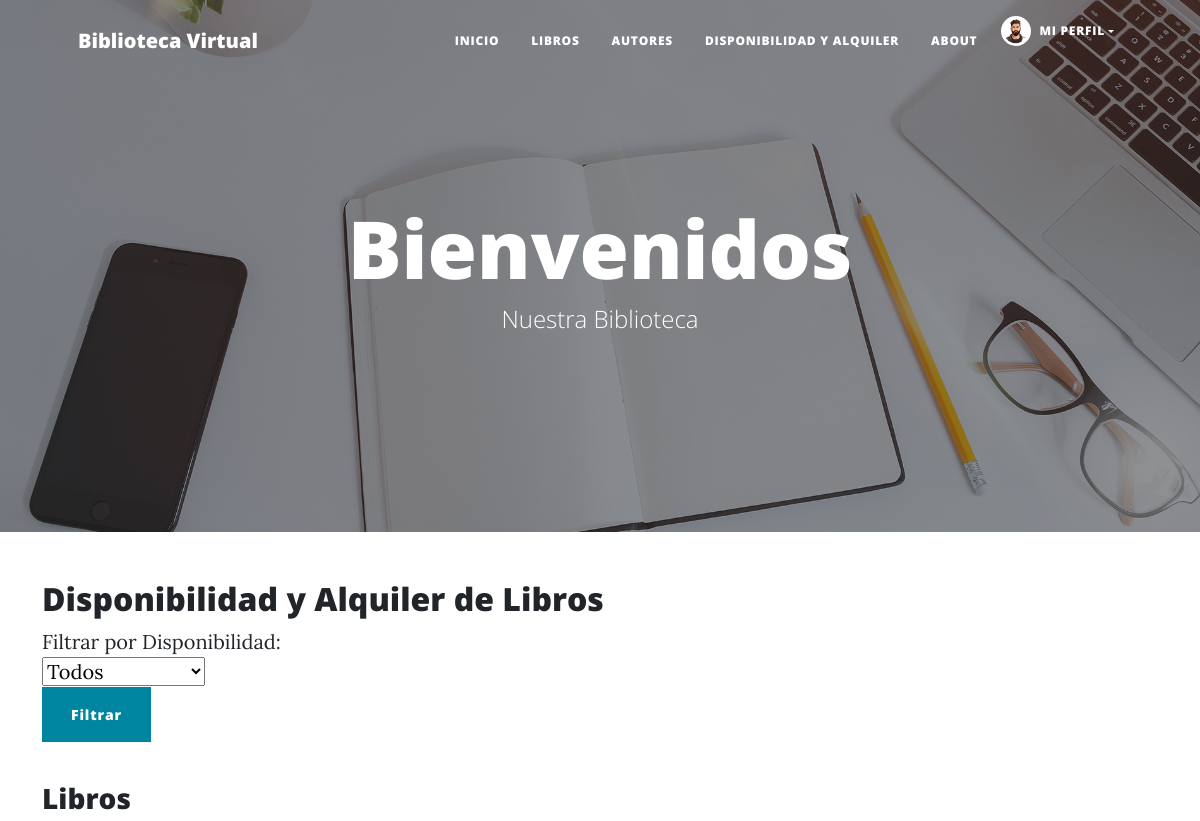
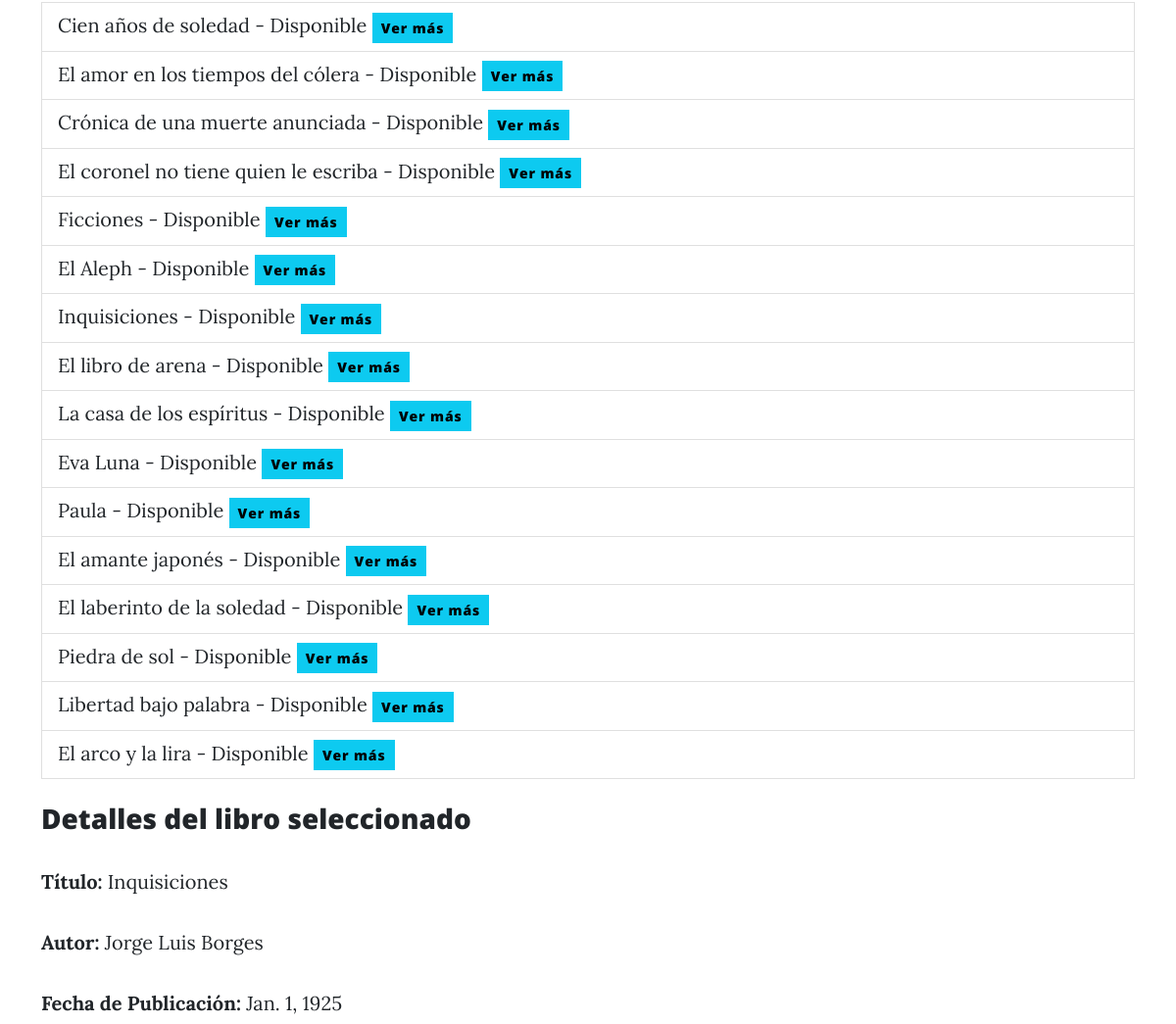
Page /disponibilidad_y_alquiler/?libro_id=7&disponibilidad= (signed in, upper part) on the earlier database version (2 pictures, top to bottom).
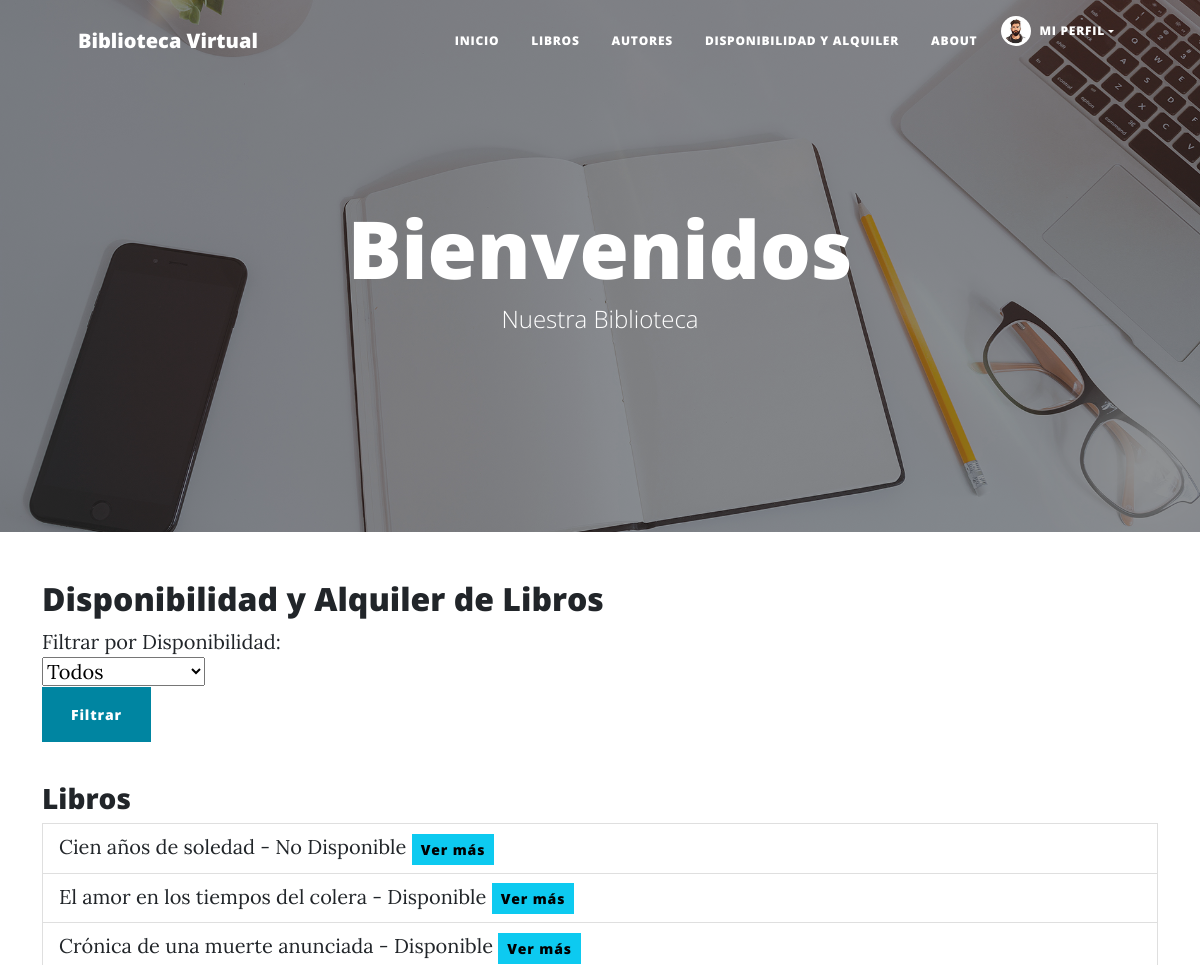
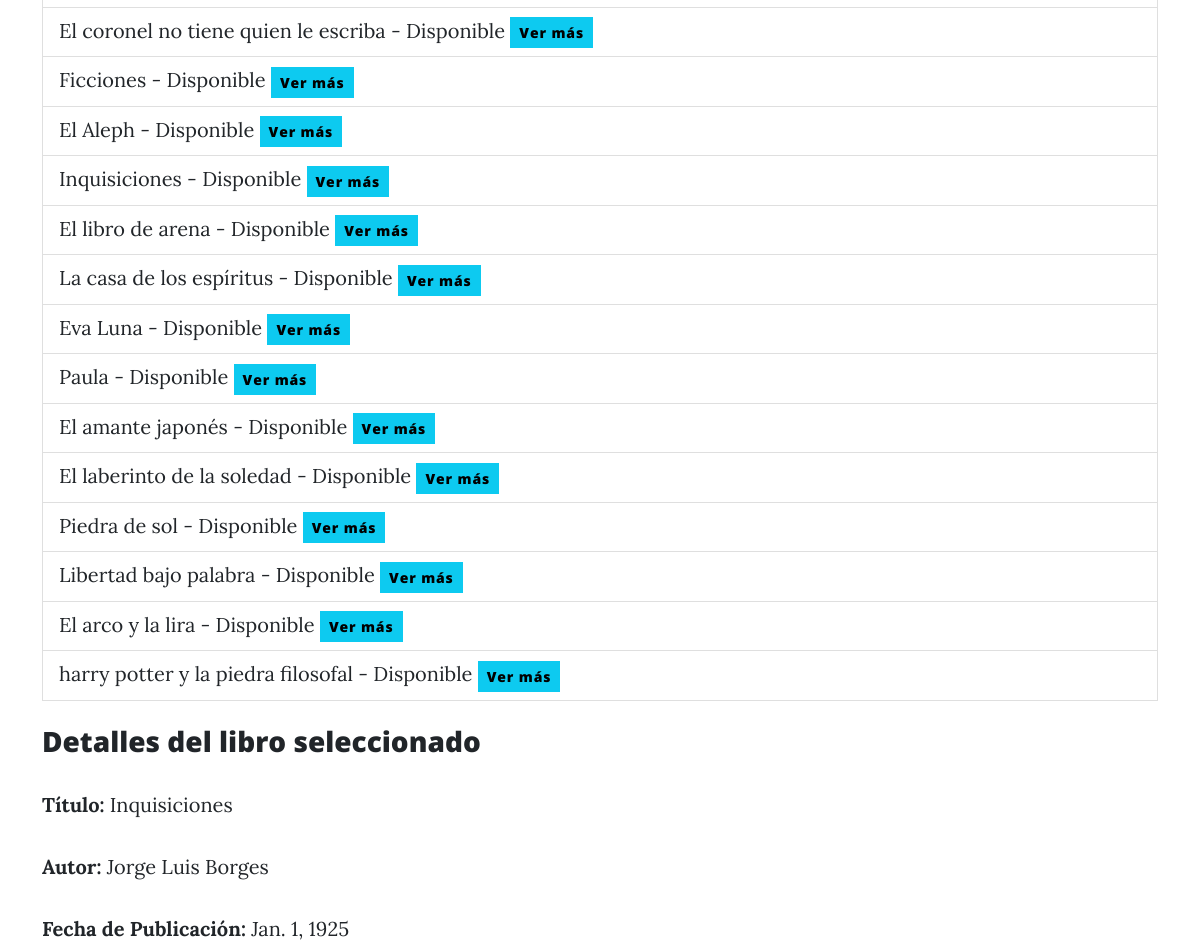
Same page on the later database version (2 pictures, top to bottom).
### AppBiblioteca/models.py (models this page shows)
class Libro(models.Model):
    titulo = models.CharField(max_length=200)
    autor = models.ForeignKey(Autor, on_delete=models.CASCADE )
    fecha_publicacion = models.DateField()
    isbn = models.CharField(max_length=13, unique=True )
    disponible = models.BooleanField(default=True)
    portada = models.ImageField(upload_to='portadas/', null=True, blank=True)
    def __str__(self):
        return self.titulo

class Autor(models.Model):
    nombre = models.CharField(max_length=100)
    apellido = models.CharField(max_length=100)
    fecha_nacimiento = models.DateField()
    nacionalidad = models.CharField(max_length=100)
    def __str__(self):
        return f"{self.nombre} {self.apellido}"

### AppBiblioteca/views.py (the view, shortened to what this page needs)
# urls.py: path('disponibilidad_y_alquiler/', DisponibilidadYAlquilerView.as_view(), name='disponibilidad_y_alquiler'),
class DisponibilidadYAlquilerView(LoginRequiredMixin, TemplateView):
    template_name = 'AppBiblioteca/disponibilidad_y_alquiler.html'
    def get_context_data(self, **kwargs):
        context = super().get_context_data(**kwargs)
        disponibilidad = self.request.GET.get('disponibilidad', '')
        if disponibilidad == 'disponible':
            context['libros'] = Libro.objects.filter(disponible=True)
        elif disponibilidad == 'no_disponible':
            context['libros'] = Libro.objects.filter(disponible=False)
        else:
            context['libros'] = Libro.objects.all()
        libro_id = self.request.GET.get('libro_id')
        if libro_id:
            context['libro_seleccionado'] = get_object_or_404(Libro, id=libro_id)
        context['alquiler_form'] = AlquilerForm()
        context['devolucion_form'] = DevolucionForm(current_user=self.request.user)
        context['filter_form'] = LibroFilterForm(initial={'disponibilidad': disponibilidad})
        return context

### AppBiblioteca/forms.py (shortened to what this page needs)
class AlquilerForm(forms.ModelForm):
    class Meta:
        model = Alquiler
        fields = ['libro']
    def __init__(self, *args, **kwargs):
        self.current_user = kwargs.pop('current_user', None)
        super().__init__(*args, **kwargs)
        self.fields['libro'].queryset = Libro.objects.filter(disponible=True)

class DevolucionForm(forms.ModelForm):
    class Meta:
        model = Alquiler
        fields = ['libro']
    def __init__(self, *args, **kwargs):
        self.current_user = kwargs.pop('current_user', None)
        super().__init__(*args, **kwargs)
        if self.current_user:
            self.fields['libro'].queryset = Libro.objects.filter(
                alquiler__usuario=self.current_user,
                alquiler__libro__disponible=False
            ).distinct()

### AppBiblioteca/templates/AppBiblioteca/disponibilidad_y_alquiler.html (shortened to what this page needs)
{% extends 'AppBiblioteca/base.html' %}
{% block ContenidoQueCambia %}
<div class="container mt-4">
    <h2>Disponibilidad y Alquiler de Libros</h2>
    <div class="row mb-4">
        <div class="col-md-4">
            <form method="get" action="{% url 'disponibilidad_y_alquiler' %}" class="mb-3">
                <div class="form-group">
                    {{ filter_form.disponibilidad.label_tag }}
                    {{ filter_form.disponibilidad }}
                </div>
                <button type="submit" class="btn btn-primary">Filtrar</button>
            </form>
        </div>
    </div>
    <h3>Libros</h3>
    <ul class="list-group mb-4">
        {% for libro in libros %}
            <li class="list-group-item">
                {{ libro.titulo }} - {% if libro.disponible %} Disponible {% else %} No Disponible {% endif %}
                <a href="?libro_id={{ libro.id }}&disponibilidad={{ filter_form.initial.disponibilidad }}" class="btn btn-info btn-sm float-right">Ver más</a>
            </li>
        {% empty %}
            <li class="list-group-item">No hay libros disponibles según el filtro aplicado.</li>
        {% endfor %}
    </ul>
    {% if libro_seleccionado %}
        <h3>Detalles del libro seleccionado</h3>
        <p><strong>Título:</strong> {{ libro_seleccionado.titulo }}</p>
        <p><strong>Autor:</strong> {{ libro_seleccionado.autor }}</p>
        <p><strong>Fecha de Publicación:</strong> {{ libro_seleccionado.fecha_publicacion }}</p>
    {% endif %}
</div>
{% endblock %}

Differences in the rows shown:
changed Libro "Cien años de soledad": disponible "Disponible" → "No Disponible"
changed Libro: titulo "El amor en los tiempos del cólera" → "El amor en los tiempos del colera"
added Libro: titulo "harry potter y la piedra filosofal", disponible "Disponible"
